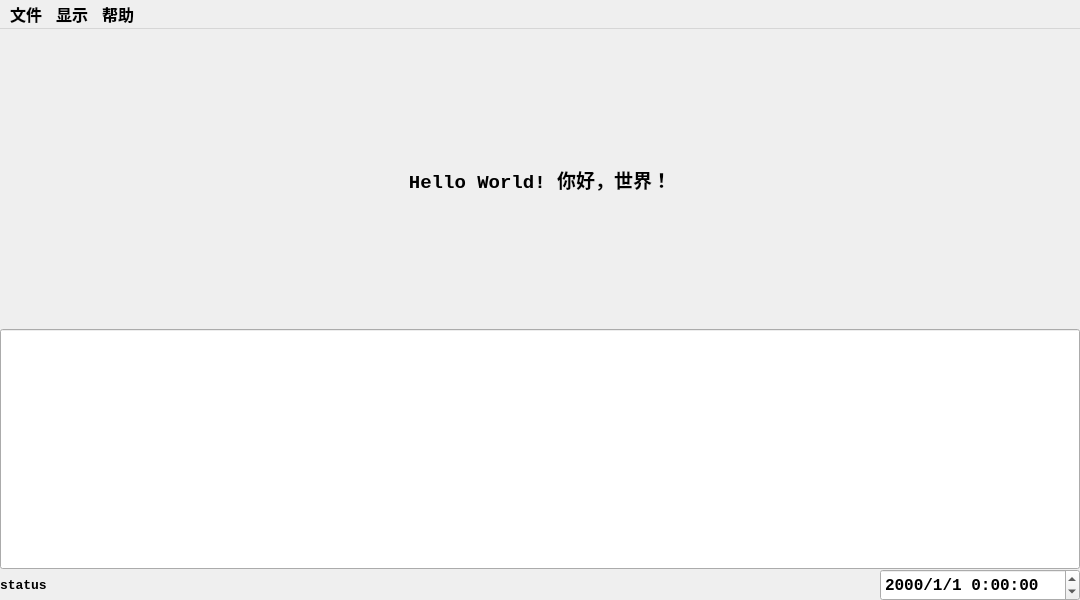
<?xml version="1.0" encoding="UTF-8"?>
<ui version="4.0">
 <class>MainWindow</class>
 <widget class="QMainWindow" name="MainWindow">
  <property name="geometry">
   <rect>
    <x>0</x>
    <y>0</y>
    <width>1080</width>
    <height>600</height>
   </rect>
  </property>
  <property name="font">
   <font>
    <family>Consolas</family>
    <pointsize>12</pointsize>
    <weight>75</weight>
    <bold>true</bold>
   </font>
  </property>
  <property name="windowTitle">
   <string>MyTest</string>
  </property>
  <widget class="QWidget" name="centralwidget">
   <widget class="QLabel" name="label">
    <property name="enabled">
     <bool>true</bool>
    </property>
    <property name="geometry">
     <rect>
      <x>0</x>
      <y>0</y>
      <width>1080</width>
      <height>300</height>
     </rect>
    </property>
    <property name="maximumSize">
     <size>
      <width>1920</width>
      <height>1080</height>
     </size>
    </property>
    <property name="font">
     <font>
      <family>Consolas</family>
      <pointsize>14</pointsize>
      <weight>75</weight>
      <bold>true</bold>
     </font>
    </property>
    <property name="text">
     <string>Hello World! 你好，世界！</string>
    </property>
    <property name="alignment">
     <set>Qt::AlignCenter</set>
    </property>
   </widget>
   <widget class="QLineEdit" name="lineEdit">
    <property name="geometry">
     <rect>
      <x>0</x>
      <y>300</y>
      <width>1080</width>
      <height>240</height>
     </rect>
    </property>
    <property name="maximumSize">
     <size>
      <width>1920</width>
      <height>1080</height>
     </size>
    </property>
    <property name="text">
     <string/>
    </property>
    <property name="alignment">
     <set>Qt::AlignLeading|Qt::AlignLeft|Qt::AlignTop</set>
    </property>
   </widget>
   <widget class="QLabel" name="label_2">
    <property name="geometry">
     <rect>
      <x>0</x>
      <y>540</y>
      <width>1080</width>
      <height>32</height>
     </rect>
    </property>
    <property name="maximumSize">
     <size>
      <width>1920</width>
      <height>1080</height>
     </size>
    </property>
    <property name="font">
     <font>
      <pointsize>10</pointsize>
     </font>
    </property>
    <property name="text">
     <string>status</string>
    </property>
    <property name="alignment">
     <set>Qt::AlignLeading|Qt::AlignLeft|Qt::AlignVCenter</set>
    </property>
   </widget>
   <widget class="QDateTimeEdit" name="dateTimeEdit">
    <property name="geometry">
     <rect>
      <x>880</x>
      <y>540</y>
      <width>200</width>
      <height>32</height>
     </rect>
    </property>
    <property name="displayFormat">
     <string>yyyy/M/d H:mm:ss</string>
    </property>
   </widget>
  </widget>
  <widget class="QMenuBar" name="menubar">
   <property name="geometry">
    <rect>
     <x>0</x>
     <y>0</y>
     <width>1080</width>
     <height>23</height>
    </rect>
   </property>
   <widget class="QMenu" name="menu_2">
    <property name="title">
     <string>显示</string>
    </property>
   </widget>
   <widget class="QMenu" name="menu_3">
    <property name="title">
     <string>帮助</string>
    </property>
   </widget>
   <widget class="QMenu" name="menu">
    <property name="focusPolicy">
     <enum>Qt::NoFocus</enum>
    </property>
    <property name="title">
     <string>文件</string>
    </property>
   </widget>
   <addaction name="menu"/>
   <addaction name="menu_2"/>
   <addaction name="menu_3"/>
  </widget>
 </widget>
 <resources/>
 <connections/>
</ui>
